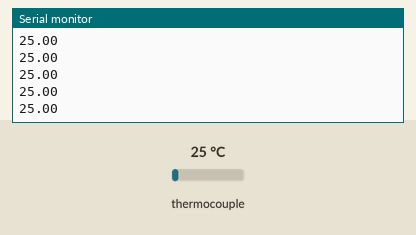
Simulated run of this sketch. Board: Arduino Mega 2560, built with avr-gcc and run on an emulated ATmega2560. On the bench: the last lines printed to the serial monitor. Wiring (inferred from the names in the program): MAX6675 thermocouple converter: CS pin 53. The inputs (shaded band) are chosen by the test bench; at power-on: thermocouple 25 °C.

Above: at 1.7 s.
1.8 s: thermocouple set to 6 °C
At 2.18 s:
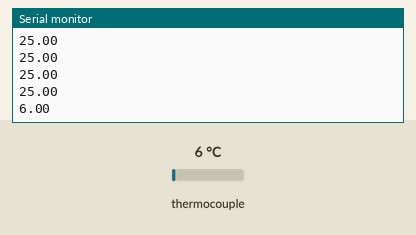
3.3 s: thermocouple set to 75 °C
At 3.44 s:
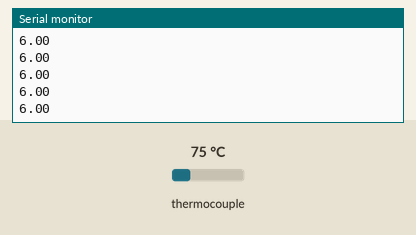
Timing chart, 0 to 6.3 s (numbered marks = the images above; inputs shaded):
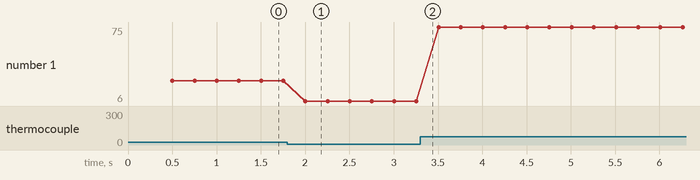

The sketch:

MAX6675_Test.ino
```cpp
/*
LOGIC ANALYZER SETUP
SCK   CH0
MISO  CH1
CS    CH2
*/

#include <SPI.h>

#define SPI_CS_PIN 53
#define TEMP_LSB 3
#define TEMP_MASK 0x7FF8
#define SPI_CLK 1000000

const float TEMP_MAX = 1023.75;


void setup() {
  Serial.begin(115200);
  SPI.begin();
  pinMode(SPI_CS_PIN, OUTPUT);
  delay(500);

}

// Read the full 16 bit register back from the MAX6675
unsigned long max6675_read() {
  unsigned long reg_value = 0;

  SPI.beginTransaction(SPISettings(SPI_CLK, MSBFIRST, SPI_MODE1));
  digitalWrite(SPI_CS_PIN, LOW);

  reg_value |= SPI.transfer(0x00) << 8;
  reg_value |= SPI.transfer(0x00);

  digitalWrite(SPI_CS_PIN, HIGH);
  SPI.endTransaction();

  return reg_value;
}

// Extract the temperature data from the full 16 bit register and convert to Deg C
float convert_temp(unsigned int reg_value) {
  int temp_data = (reg_value & TEMP_MASK) >> TEMP_LSB;
  float temp_value = TEMP_MAX * (temp_data / 4095.0);

  return temp_value;
}

void loop() {
  unsigned long reg_value = max6675_read();
  double temp_value = convert_temp(reg_value);
  Serial.println(temp_value);
  delay(250); //Maximum conversion time is 220ms, this allows 30ms margin
}
```

Measured:
- after the input at 1.8 s, the serial monitor: prints a new line after 0.20 s (image 1)
- plotted number 1: 25 → 6 after the input at 1.8 s, 6 → 75 after the input at 3.3 s
